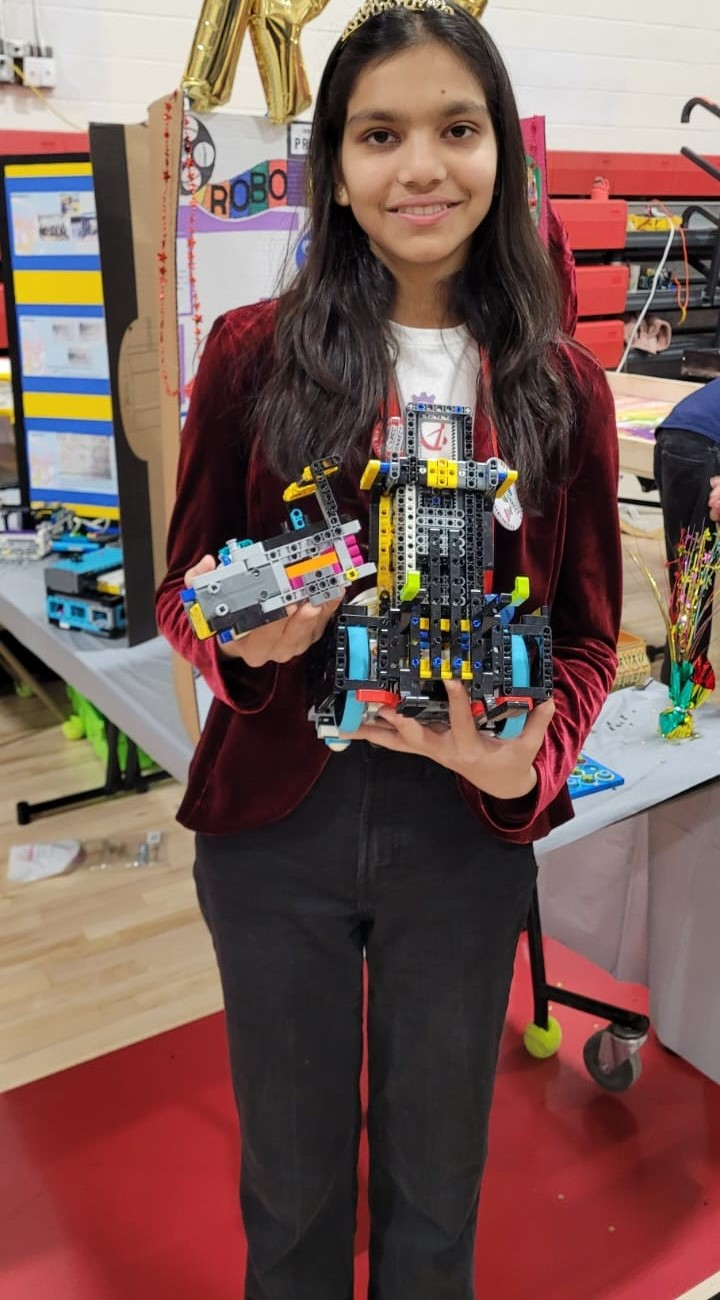
#> input picture assets/robotics/pic 1 - with robot.jpg, 720 x 1300 px
$ python test_crops.py
#> lines starting #> are read from the running program, lines starting #| are printed output that depends on the picture
from PIL import Image

im = Image.open('assets/robotics/pic 1 - with robot.jpg')
#> im is the input picture: PIL image 720x1300 RGB; mean R, G, B 118.2, 90.6, 85
w, h = im.size
#> w = 720; h = 1300

# Simulate .gallery-card (310x430, aspect ratio 310/430)
# To cover: scale so width >= 310 and height >= 430
scale = max(310 / w, 430 / h) # max(0.43, 0.33) = 0.4305 (width fits, height is 560px)
#> scale = 0.431
new_w = int(w * scale)
#> new_w = 310
new_h = int(h * scale)
#> new_h = 559
resized = im.resize((new_w, new_h), Image.Resampling.LANCZOS)

# Top center crop: crop (0, 0, 310, 430)
top_crop = resized.crop((0, 0, 310, 430))
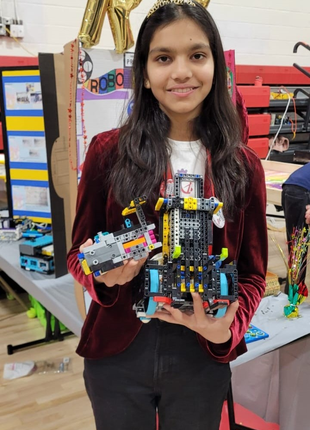
#> top_crop: PIL image 310x430 RGB; mean R, G, B 120.6, 103.3, 96.3
top_crop.save('gallery_card_top_crop.jpg')
print("Saved gallery_card_top_crop.jpg")

# Simulate .curated-visual-frame (540x520)
scale2 = max(540 / w, 520 / h) # 540/720 = 0.75 -> height is 975px
#> scale2 = 0.75
resized2 = im.resize((540, int(h * 0.75)), Image.Resampling.LANCZOS)
top_crop2 = resized2.crop((0, 0, 540, 520))
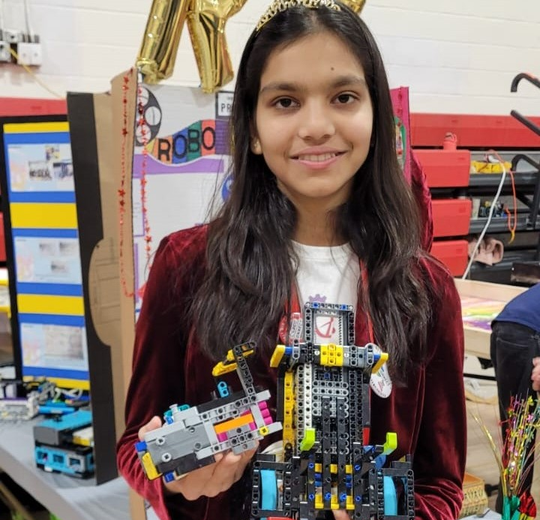
#> top_crop2: PIL image 540x520 RGB; mean R, G, B 126.9, 109.1, 101.9
top_crop2.save('curated_frame_top_crop.jpg')
print("Saved curated_frame_top_crop.jpg")

$ run again, with assets/robotics/Copy of Engg Device.jpg copied over assets/robotics/pic 1 - with robot.jpg
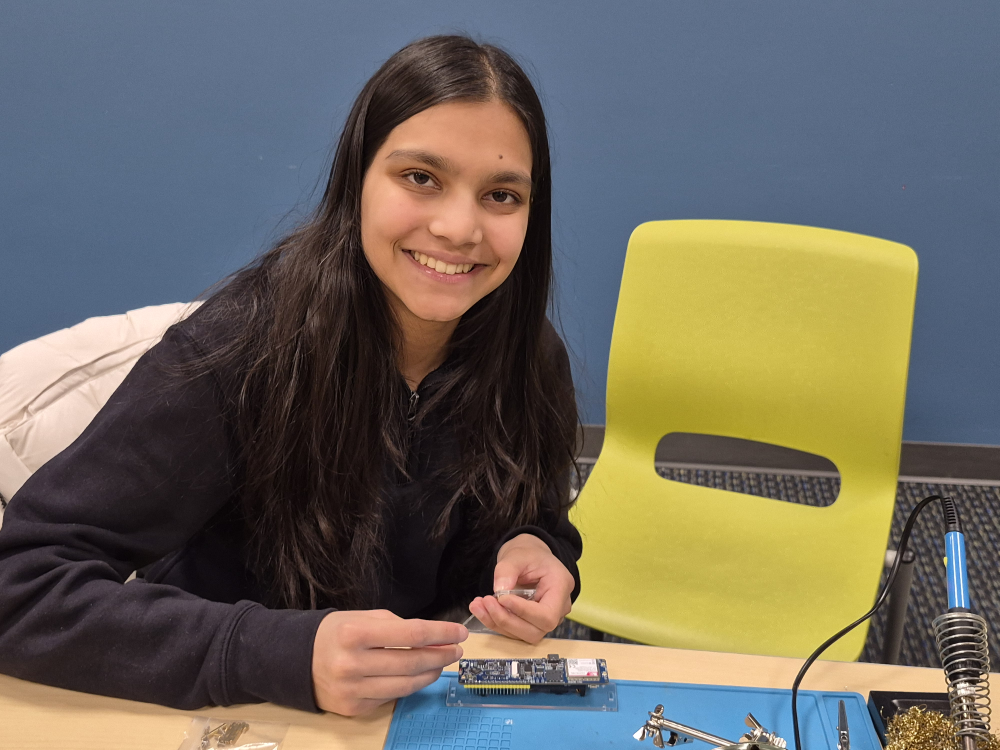
#> input picture assets/robotics/Copy of Engg Device.jpg, 4000 x 3000 px (shown at 1/4 size)
#> im is the input picture: PIL image 4000x3000 RGB; mean R, G, B 110.5, 106, 94.8
#> `resized2 = im.resize((540, int(h * 0.75)), Image.Resampling.LANCZOS)`:
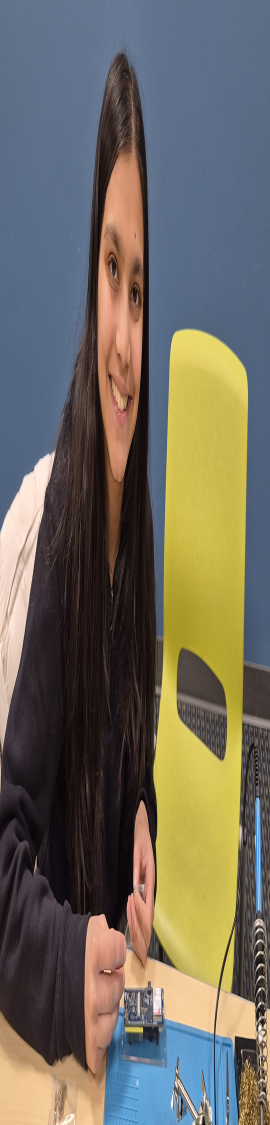
#> resized2: PIL image 540x2250 RGB (shown at 1/2 size); mean R, G, B 110.5, 106, 94.8
#> `top_crop2 = resized2.crop((0, 0, 540, 520))`:
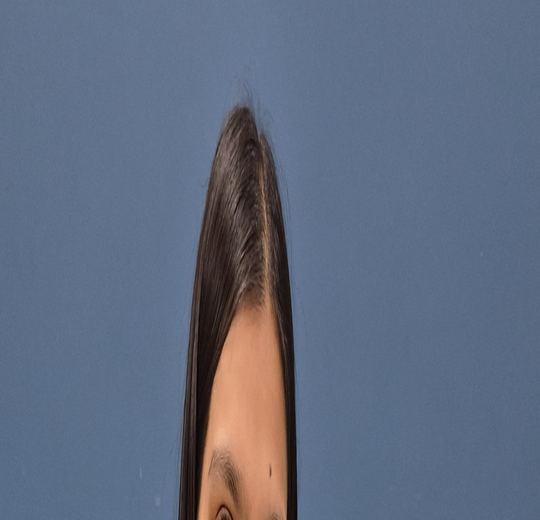
#> top_crop2: PIL image 540x520 RGB; mean R, G, B 96.6, 107.4, 127.6

$ run again, with assets/robotics/Pic 16- WPI Pit visitor 1.jpg copied over assets/robotics/pic 1 - with robot.jpg
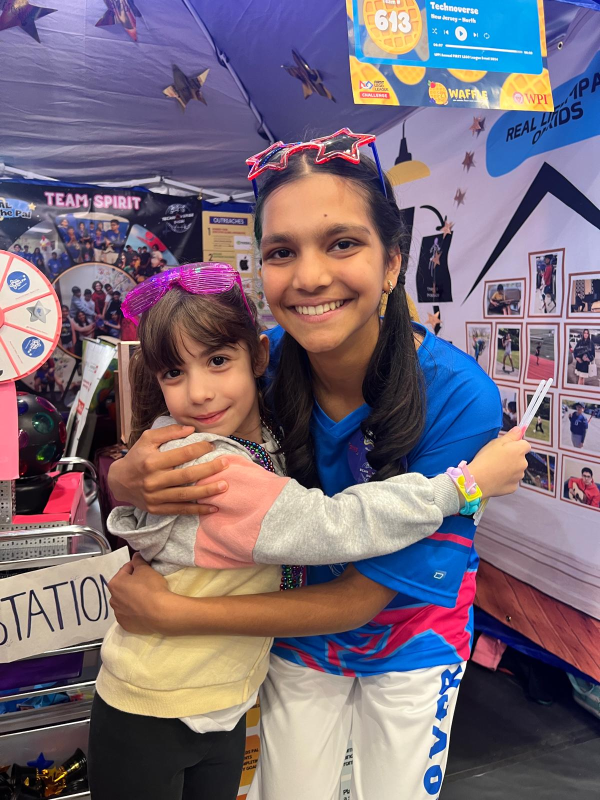
#> input picture assets/robotics/Pic 16- WPI Pit visitor 1.jpg, 1200 x 1600 px (shown at 1/2 size)
#> im is the input picture: PIL image 1200x1600 RGB; mean R, G, B 122.4, 107.4, 120.6
#> `resized2 = im.resize((540, int(h * 0.75)), Image.Resampling.LANCZOS)`:
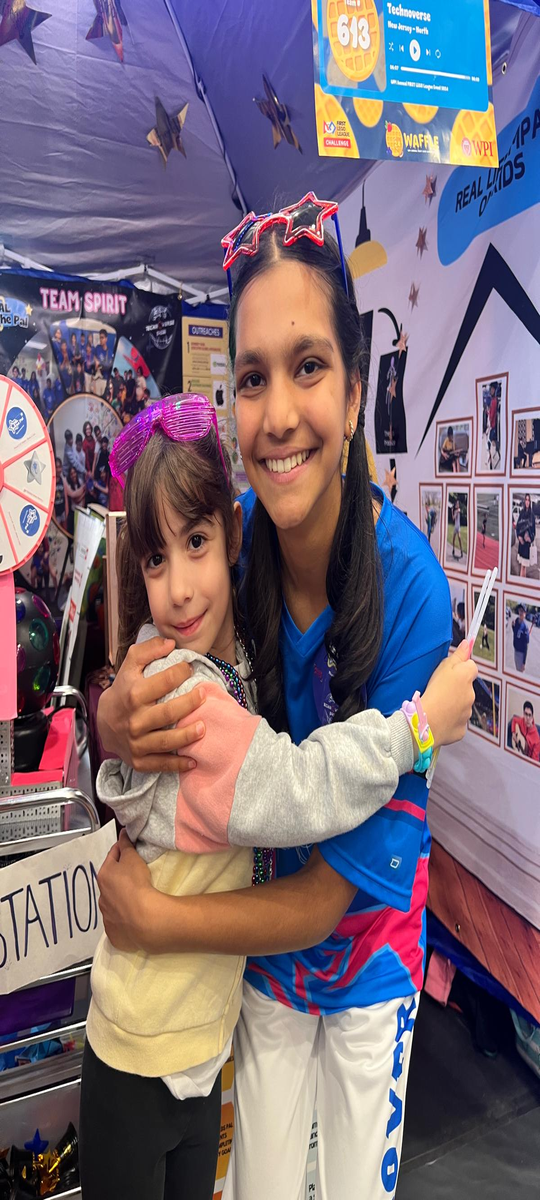
#> resized2: PIL image 540x1200 RGB; mean R, G, B 122.4, 107.4, 120.6
#> `top_crop2 = resized2.crop((0, 0, 540, 520))`:
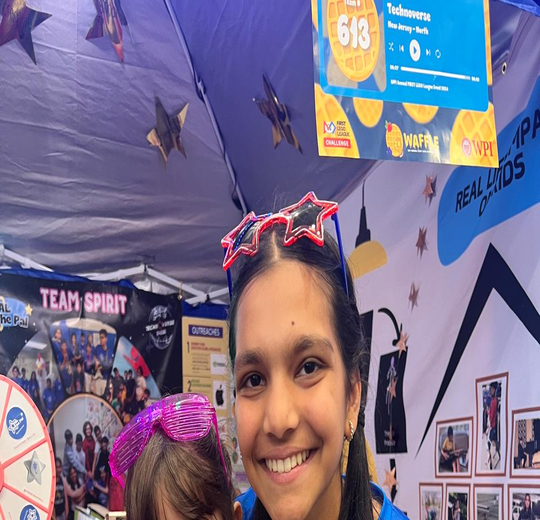
#> top_crop2: PIL image 540x520 RGB; mean R, G, B 123.2, 112.6, 139.8
